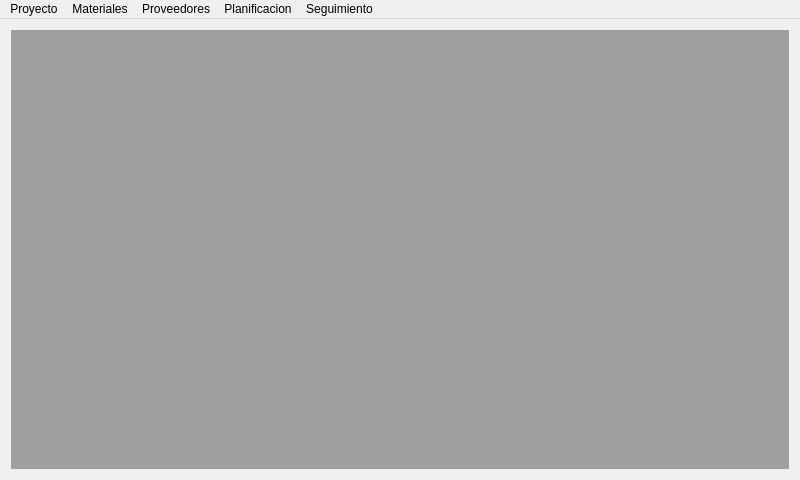
<?xml version="1.0" encoding="UTF-8"?>
<ui version="4.0">
 <class>MainWindow</class>
 <widget class="QMainWindow" name="MainWindow">
  <property name="geometry">
   <rect>
    <x>0</x>
    <y>0</y>
    <width>800</width>
    <height>480</height>
   </rect>
  </property>
  <property name="windowTitle">
   <string>MKS Planner</string>
  </property>
  <property name="documentMode">
   <bool>true</bool>
  </property>
  <widget class="QWidget" name="centralWidget">
   <layout class="QVBoxLayout" name="verticalLayout">
    <item>
     <widget class="QMdiArea" name="mdiArea"/>
    </item>
   </layout>
  </widget>
  <widget class="QMenuBar" name="menuBar">
   <property name="geometry">
    <rect>
     <x>0</x>
     <y>0</y>
     <width>800</width>
     <height>24</height>
    </rect>
   </property>
   <widget class="QMenu" name="menuProyecto">
    <property name="title">
     <string>Proyecto</string>
    </property>
    <addaction name="actionNuevo"/>
    <addaction name="actionAbrir"/>
    <addaction name="separator"/>
    <addaction name="actionSalir"/>
   </widget>
   <widget class="QMenu" name="menuMateriales">
    <property name="title">
     <string>Materiales</string>
    </property>
    <addaction name="actionVer_Biblioteca"/>
    <addaction name="separator"/>
    <addaction name="actionUnidades"/>
    <addaction name="actionSave_Material_Library"/>
   </widget>
   <widget class="QMenu" name="menuProveedores">
    <property name="title">
     <string>Proveedores</string>
    </property>
   </widget>
   <widget class="QMenu" name="menuPlanificacion">
    <property name="title">
     <string>Planificacion</string>
    </property>
   </widget>
   <widget class="QMenu" name="menuSeguimiento">
    <property name="title">
     <string>Seguimiento</string>
    </property>
   </widget>
   <addaction name="menuProyecto"/>
   <addaction name="menuMateriales"/>
   <addaction name="menuProveedores"/>
   <addaction name="menuPlanificacion"/>
   <addaction name="menuSeguimiento"/>
  </widget>
  <action name="actionNuevo">
   <property name="text">
    <string>Nuevo</string>
   </property>
  </action>
  <action name="actionAbrir">
   <property name="text">
    <string>Abrir</string>
   </property>
  </action>
  <action name="actionSalir">
   <property name="text">
    <string>Salir</string>
   </property>
  </action>
  <action name="actionVer_Biblioteca">
   <property name="text">
    <string>Ver Biblioteca</string>
   </property>
  </action>
  <action name="actionUnidades">
   <property name="text">
    <string>Unidades</string>
   </property>
  </action>
  <action name="actionSave_Material_Library">
   <property name="text">
    <string>Save Material Library</string>
   </property>
  </action>
 </widget>
 <layoutdefault spacing="6" margin="11"/>
 <resources/>
 <connections/>
</ui>
